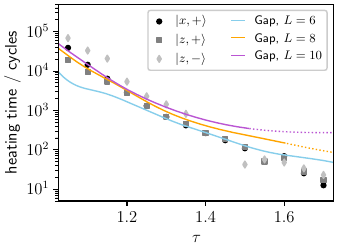

Recreate this plot in Python.
import numpy as np
from matplotlib import rc
rc('text', usetex=True)
import matplotlib.pyplot as plt


L_d = 26
cycles = 1000
g = 4.0

start = 0.0
end = np.pi
res = 4000000
dE = 0.3

plt.figure(1, figsize=(3.375, 2.5), constrained_layout=True)

# heating from real time
name_data = "hhz_freq_k=0_p=1_energy_dynamics_" + "x_p" + "_L=" + str(L_d) \
                   + "_g=" + str(g).replace(".", "-") + ".txt"

data_x_p = np.loadtxt(name_data, delimiter=",")

name_data = "hhz_freq_k=0_p=1_energy_dynamics_" + "z_p" + "_L=" + str(L_d) \
                   + "_g=" + str(g).replace(".", "-") + ".txt"

data_z_p = np.loadtxt(name_data, delimiter=",")

name_data = "hhz_freq_k=0_p=1_energy_dynamics_" + "z_m" + "_L=" + str(L_d) \
                   + "_g=" + str(g).replace(".", "-") + ".txt"

data_z_m = np.loadtxt(name_data, delimiter=",")

gamma_avg_x_p = data_x_p[:, 4]
gamma_avg_z_p = data_z_p[:, 4]
gamma_avg_z_m = data_z_m[:, 4]

plt.scatter(data_x_p[:, 0], 1. / gamma_avg_x_p, s=12, marker="o", color="black",
         label=r"$| x, + \rangle$", zorder=1)
plt.scatter(data_z_p[:, 0], 1. / gamma_avg_z_p, s=12, marker="s", color="gray",
         label=r"$| z, + \rangle$", zorder=1)
plt.scatter(data_z_m[:, 0], 1. / gamma_avg_z_m, s=12, marker="d", color="silver",
         label=r"$| z, - \rangle$", zorder=1)


colors = ["skyblue", "orange", "mediumorchid", "olive"]


boundaries = dict()
boundaries["4"] = 0
boundaries["6"] = 0
boundaries["8"] = 120
boundaries["10"] = 135


for i, L in enumerate([6, 8, 10]):

    bound = boundaries[str(L)]

    name = "hhz_freq_heating_rate_from_gaps_L" + str(L) + "_g=" + str(g).replace(".", "-") \
           + "_dE" + str(dE).replace(".", "-") + ".npz"

    data = np.load(name)
    wl = data["wl"]
    gamma_gauss = data["gamma_gauss"]

    # convert to cycle time Gamma_cyc = Gamma * T
    gamma_gauss_cyc = gamma_gauss * 2. * np.pi / wl

    plt.plot(np.pi / wl[0:bound + 1], 1. / gamma_gauss_cyc[0:bound + 1], color=colors[i], ls=":", lw=1, zorder=2)
    plt.plot(np.pi / wl[bound:], 1. / gamma_gauss_cyc[bound:], color=colors[i], ls="-", lw=1, label=r"Gap, $L=" + str(L) + r"$", zorder=2)

    # plt.grid("True")
    plt.legend(loc="best", framealpha=1, fontsize=9, handlelength=1.0, ncol=2)
    plt.xlabel(r"$\tau$", fontsize=12)
    plt.ylabel(r"heating time / cycles", fontsize=12)

    plt.yscale("log")
    plt.xticks(fontsize=12)
    plt.yticks(fontsize=12)
    plt.ylim(5, 5.e5)
    plt.xlim(1.025, 1.725)


plt.savefig("Fig10.pdf", format="pdf")
# plt.show()